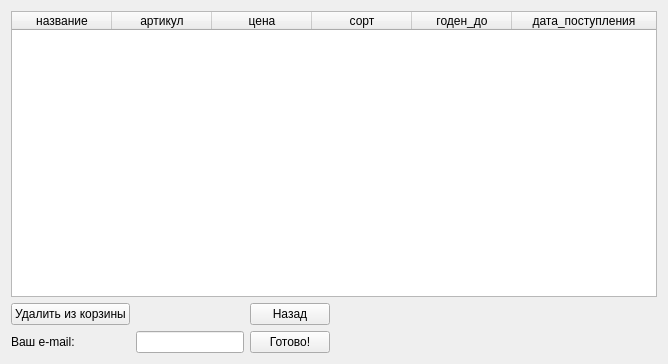
<?xml version="1.0" encoding="UTF-8"?>
<ui version="4.0">
 <class>OrderBuyer</class>
 <widget class="QWidget" name="OrderBuyer">
  <property name="geometry">
   <rect>
    <x>0</x>
    <y>0</y>
    <width>668</width>
    <height>364</height>
   </rect>
  </property>
  <property name="windowTitle">
   <string>Оформление заказа</string>
  </property>
  <layout class="QGridLayout" name="gridLayout">
   <item row="3" column="3">
    <widget class="QPushButton" name="ok">
     <property name="text">
      <string>Готово!</string>
     </property>
    </widget>
   </item>
   <item row="3" column="2">
    <widget class="QLineEdit" name="email">
     <property name="sizePolicy">
      <sizepolicy hsizetype="Fixed" vsizetype="Fixed">
       <horstretch>0</horstretch>
       <verstretch>0</verstretch>
      </sizepolicy>
     </property>
     <property name="maxLength">
      <number>3000</number>
     </property>
     <property name="cursorPosition">
      <number>0</number>
     </property>
    </widget>
   </item>
   <item row="3" column="4">
    <spacer name="horizontalSpacer">
     <property name="orientation">
      <enum>Qt::Horizontal</enum>
     </property>
     <property name="sizeHint" stdset="0">
      <size>
       <width>40</width>
       <height>20</height>
      </size>
     </property>
    </spacer>
   </item>
   <item row="2" column="0" colspan="2">
    <widget class="QPushButton" name="remove">
     <property name="text">
      <string>Удалить из корзины</string>
     </property>
    </widget>
   </item>
   <item row="3" column="0" colspan="2">
    <widget class="QLabel" name="label">
     <property name="text">
      <string>Ваш e-mail:</string>
     </property>
    </widget>
   </item>
   <item row="0" column="0" colspan="5">
    <widget class="QTableWidget" name="table">
     <property name="horizontalScrollBarPolicy">
      <enum>Qt::ScrollBarAsNeeded</enum>
     </property>
     <property name="sizeAdjustPolicy">
      <enum>QAbstractScrollArea::AdjustToContents</enum>
     </property>
     <property name="sortingEnabled">
      <bool>true</bool>
     </property>
     <attribute name="horizontalHeaderStretchLastSection">
      <bool>true</bool>
     </attribute>
     <column>
      <property name="text">
       <string>название</string>
      </property>
     </column>
     <column>
      <property name="text">
       <string>артикул</string>
      </property>
     </column>
     <column>
      <property name="text">
       <string>цена</string>
      </property>
     </column>
     <column>
      <property name="text">
       <string>сорт</string>
      </property>
     </column>
     <column>
      <property name="text">
       <string>годен_до</string>
      </property>
     </column>
     <column>
      <property name="text">
       <string>дата_поступления</string>
      </property>
     </column>
    </widget>
   </item>
   <item row="2" column="3">
    <widget class="QPushButton" name="back">
     <property name="text">
      <string>Назад</string>
     </property>
    </widget>
   </item>
   <item row="2" column="4">
    <spacer name="horizontalSpacer_2">
     <property name="orientation">
      <enum>Qt::Horizontal</enum>
     </property>
     <property name="sizeHint" stdset="0">
      <size>
       <width>40</width>
       <height>20</height>
      </size>
     </property>
    </spacer>
   </item>
  </layout>
 </widget>
 <resources/>
 <connections/>
</ui>
